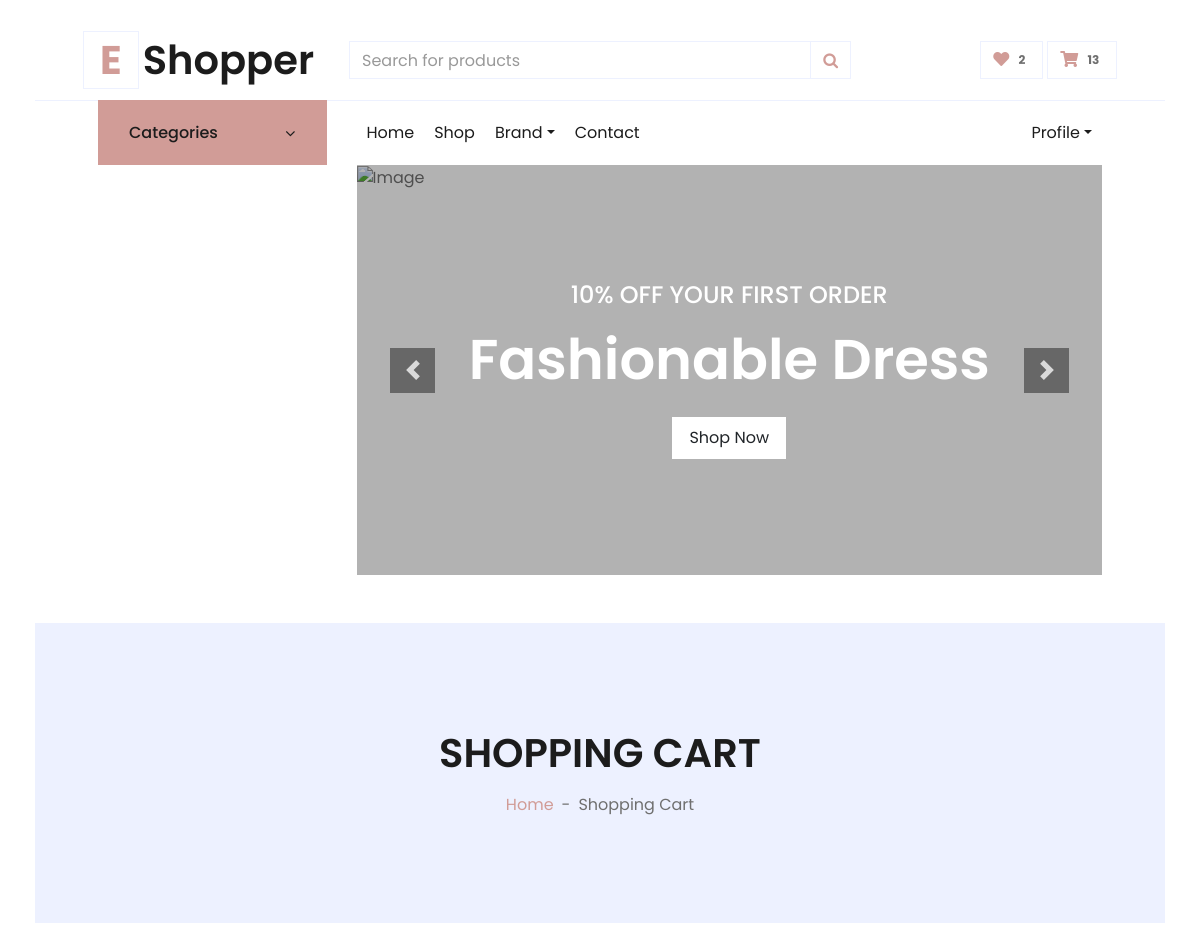
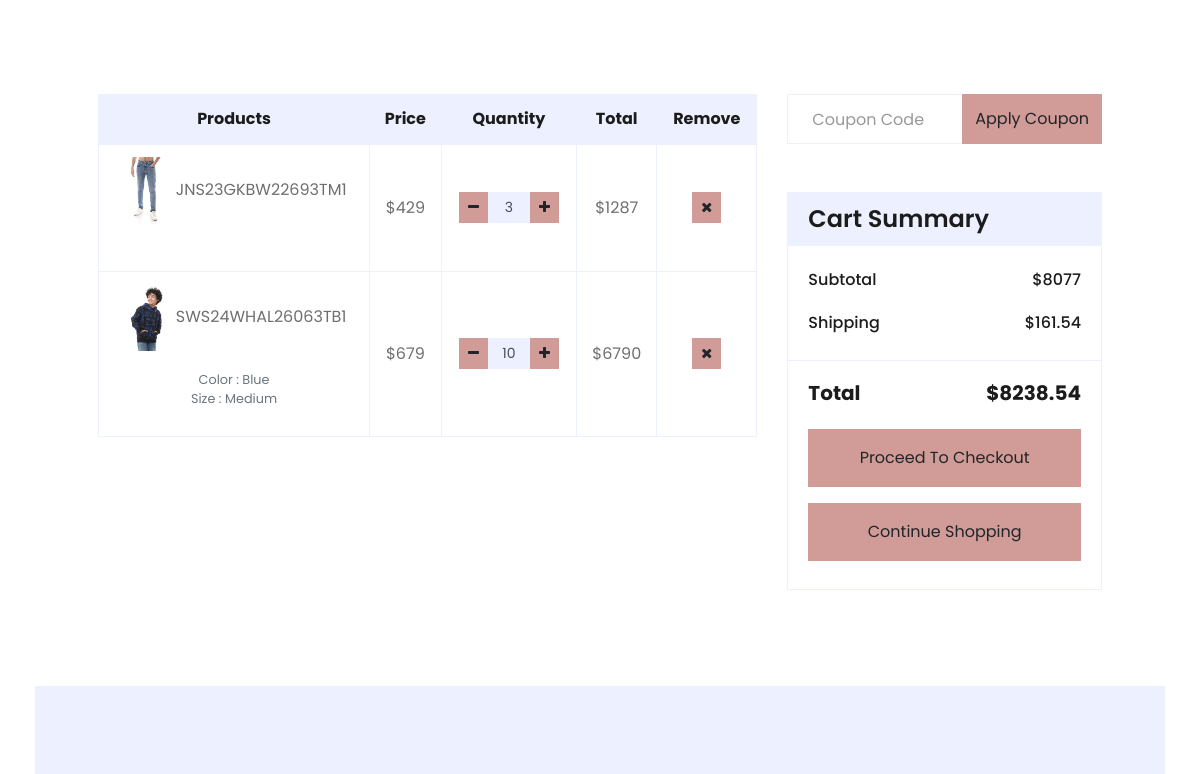
The page /cart/ (signed in, upper part) on the database as committed earlier (2 pictures, top to bottom).
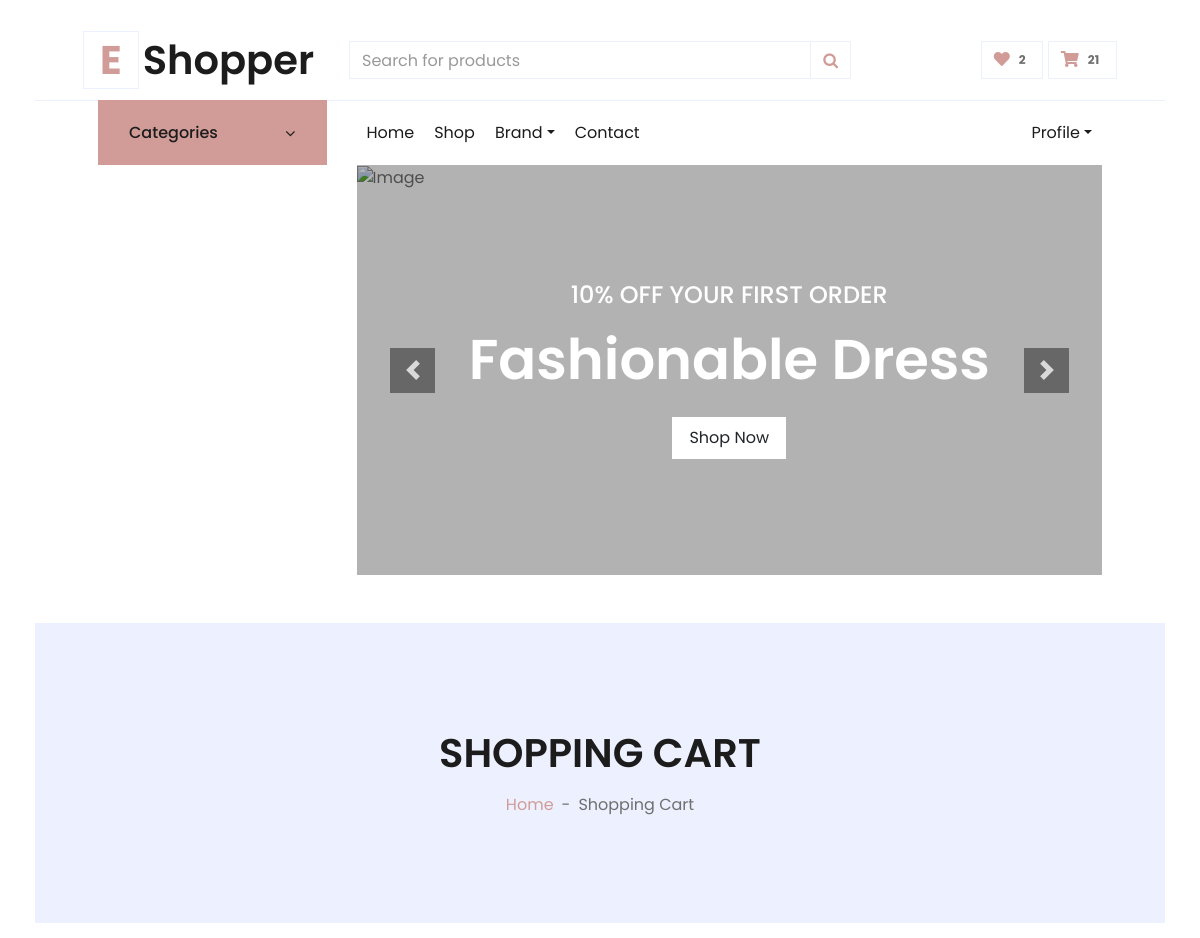
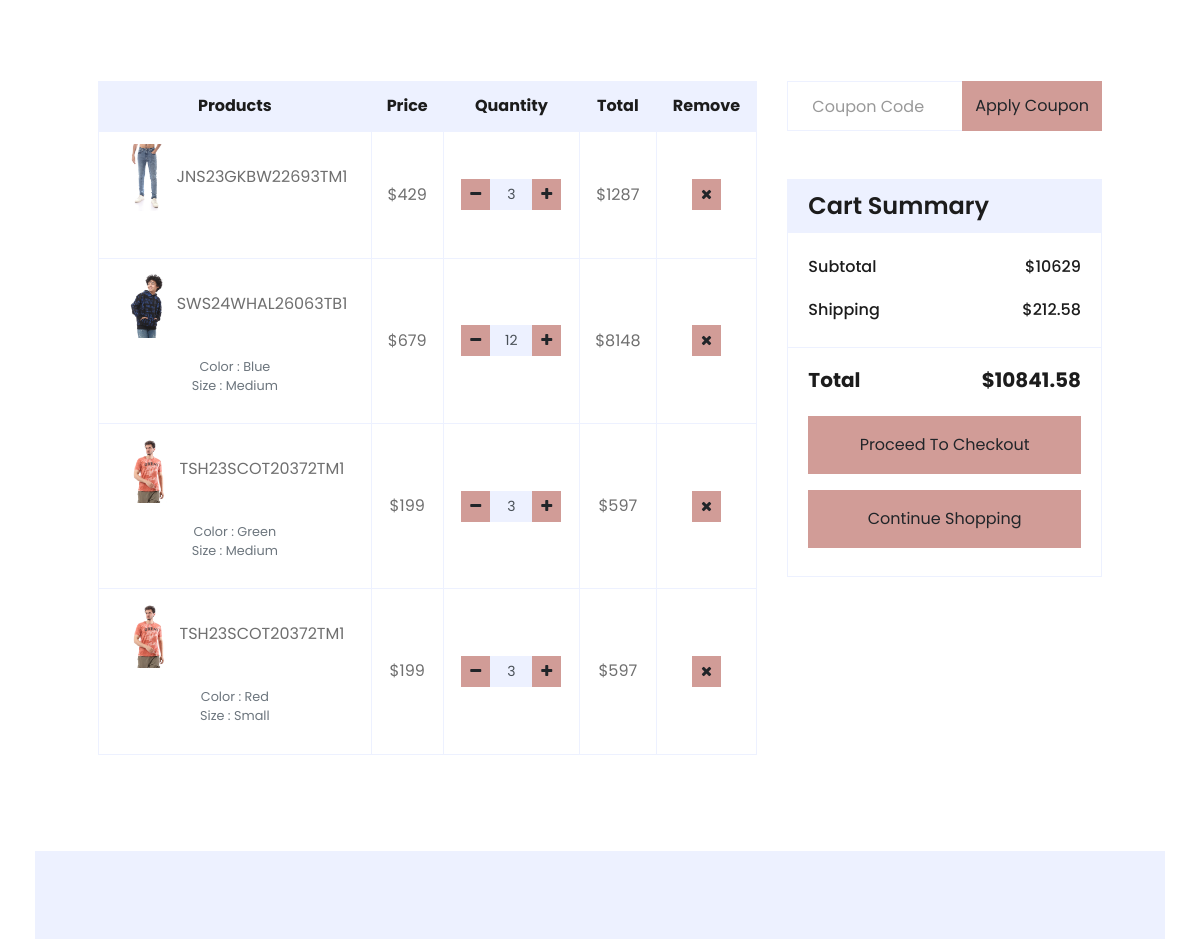
The same page on the database as committed later (2 pictures, top to bottom).
### carts/models.py (models this page shows)
class CartItem(models.Model):
    user = models.ForeignKey(User, on_delete=models.CASCADE , null=True)
    product = models.ForeignKey("product.Product", on_delete=models.CASCADE)
    variations = models.ManyToManyField("product.Variation",blank=True)
    cart = models.ForeignKey(Cart, on_delete=models.CASCADE , null=True)
    quantity = models.IntegerField()
    is_active = models.BooleanField(default=True)
    def sub_total(self):
        if self.product.discount:
            return self.product.discount * self.quantity
        else:
            return self.product.price * self.quantity
    def __str__(self):
        return str(self.product)

### product/models.py (models this page shows, shortened)
class Product(models.Model):
    name = models.CharField(max_length=100)
    image = models.ImageField(upload_to='product/')
    stock = models.IntegerField()
    price = models.IntegerField(default=0)
    discount = models.IntegerField(default=0)
    description = models.TextField(max_length=10000)
    like = models.ManyToManyField(User , blank=True,related_name='product_favourite')
    created_at = models.DateTimeField( default=timezone.now)
    category = models.ForeignKey('ProductCategory',verbose_name=('category'), on_delete=models.CASCADE ,default='')
    subcategory = models.ForeignKey("Subcategory" , on_delete=models.CASCADE ,default='')
    PRDBrand = models.ForeignKey('settings.Brand' ,related_name='product_brand', on_delete=models.CASCADE , blank=True, null=True ,verbose_name=_("Brand "))
    slug = models.SlugField(null=True,blank=True , unique=True)
    tags = TaggableManager()
    views = models.PositiveIntegerField(default=0)
    is_available = models.BooleanField(default=True)
    class Meta:
        ordering = ["name"]
    def __str__(self):
        return self.name

class Variation(models.Model):
    product = models.ForeignKey(Product,  on_delete=models.CASCADE)
    variation_category = models.CharField( max_length=200 , choices=variation_category_choice)
    variation_value = models.CharField( max_length=200 )
    is_active = models.BooleanField(default=True)
    created_at = models.DateTimeField(  auto_now_add=True)
    objects = VariationManager()

### carts/views.py (the view)
# urls.py: path('', cart ,name = 'cart'),
@login_required(login_url='login')
def cart(request,total=0 ,quantity=0,cart_items=None ):
    try:
        tax = 0
        grand_total=0
        offer = 0
        if request.user.is_authenticated:
             cart_items = CartItem.objects.filter(user=request.user,is_active=True)
        else:
            cart = Cart.objects.get(cart_id=_cart_id(request))
            cart_items = CartItem.objects.filter(cart=cart,is_active=True)
        for cart_item in cart_items:
            if cart_item.product.discount:
                total+=(cart_item.product.discount * cart_item.quantity)
                quantity+=cart_item.quantity
                offer = cart_item.product.discount / cart_item.product.price * 100
            else:
                total+=(cart_item.product.price * cart_item.quantity)
                quantity+=cart_item.quantity
        tax = (2 * total)/100
        grand_total = total+tax
    except Cart.DoesNotExist:
        pass
    context={
        'cart_items':cart_items,
        'total':total,
        'quantity':quantity,
        'tax':tax,
        'grand_total':grand_total,
        'offer':offer,
    }
    return render(request,'carts/cart.html',context)

### accounts/favourite_context.py (called while the page is built)
def counter(request):
    product_count = 0
    if request.user.is_authenticated:
        if 'admin' in request.path:
            return{}
        else :
            try :
                user_favourites = Product.objects.filter(like=request.user)
                product_count = user_favourites.count()
            except Product.DoesNotExist:
                product_count=0
    return dict(product_count=product_count)

### carts/cart_context.py (called while the page is built)
def counter(request):
    cart_count = 0
    if 'admin' in request.path:
        return{}
    else :
        try :
            cart = Cart.objects.filter(cart_id=_cart_id(request))
            if request.user.is_authenticated:
                cart_items= CartItem.objects.all().filter(user=request.user)
            else:
                cart_items = CartItem.objects.all().filter(cart=cart[:1])
            for cart_item in cart_items:
                cart_count+=cart_item.quantity
        except Cart.DoesNotExist:
            cart_count=0
    return dict(cart_count=cart_count)

### carts/views.py (called while the page is built)
def _cart_id(request):
    cart = request.session.session_key
    if not cart:
        cart = request.session.create()
    return cart

### product/models.py (called while the page is built)
    def __str__(self):
        return self.name

### carts/templates/carts/cart.html (shortened to what the changed rows need)
{% extends 'base.html' %}
{% load static %}
{% block body %}
<div class="container-fluid bg-secondary mb-5">
    <div class="d-flex flex-column align-items-center justify-content-center" style="min-height: 300px">
        <h1 class="font-weight-semi-bold text-uppercase mb-3">Shopping Cart</h1>
    </div>
</div>
{% if not cart_items %}
<h2 class="text-center">Your Shoping Cart Is Empty</h2>
<div class="text-center">
    <a href="{% url 'product:product_list'%}" class="btn btn-primary px-3">Continue Shopping</a>
</div>
{% else %}
<div class="container-fluid pt-5">
    <div class="row px-xl-5">
        <div class="col-lg-8 table-responsive mb-5">
            <table class="table table-bordered text-center mb-0">
                <thead class="bg-secondary text-dark">
                    <tr>
                        <th>Products</th>
                        <th>Price</th>
                        <th>Quantity</th>
                        <th>Total</th>
                        <th>Remove</th>
                    </tr>
                </thead>
                <tbody class="align-middle">
                    {% for cart_item in cart_items %}
                    <tr>
                        <td class="align-middle"><img src="{{cart_item.product.image.url}}" alt="" style="width: 50px;">
                            {{cart_item}}<p class="text-muted small"><br>
                                {% if cart_item.variations.all %}
                                {% for item in cart_item.variations.all  %}
                                {{item.variation_category|capfirst}} :
                                {{item.variation_value|capfirst}}<br>
                                {% endfor %}
                                {% endif %}
                            </p>
                        </td>
                        {% if cart_item.product.discount %}
                        <td class="align-middle">${{cart_item.product.discount}}</td>
                        {% else %}
                        <td class="align-middle">${{cart_item.product.price}}</td>
                        {% endif %}
                        <td class="align-middle">
                            <div class="input-group quantity mx-auto" style="width: 100px;">
                                <div class="input-group-btn">
                                    <a href="{% url 'carts:remove_cart' cart_item.product.id  cart_item.id%}"
                                        class="btn btn-sm btn-primary btn-minus">
                                        <i class="fa fa-minus"></i>
                                    </a>
                                </div>
                                <input type="text" class="form-control form-control-sm bg-secondary text-center"
                                    value="{{cart_item.quantity}}">
                                <div class="input-group-btn">
                                    <form action="{% url 'carts:add_cart' cart_item.product.id %}" method="POST">
                                        <button class="btn btn-sm btn-primary btn-plus" type="submit"> <i
                                                class="fa fa-plus"></i> </button>
                                    </form>
                                </div>
                            </div>
                        </td>
                        <td class="align-middle">${{cart_item.sub_total}}</td>
                        <td class="align-middle"><a
                                href="{% url 'carts:remove_cart_item' cart_item.product.id cart_item.id%}"
                                onclick="return confirm('Are You Sure You Want To Delete This Item ?')"
                                class="btn btn-sm btn-primary"><i class="fa fa-times"></i></a></td>
                    </tr>
                    {% endfor %}
                </tbody>
            </table>
        </div>
        <div class="col-lg-4">
            <form class="mb-5" action="">
                <div class="input-group">
                    <input type="text" class="form-control p-4" placeholder="Coupon Code">
                    <div class="input-group-append">
                        <button class="btn btn-primary">Apply Coupon</button>
                    </div>
                </div>
            </form>
            <div class="card border-secondary mb-5">
                <div class="card-header bg-secondary border-0">
                    <h4 class="font-weight-semi-bold m-0">Cart Summary</h4>
                </div>
                <div class="card-body">
                    <div class="d-flex justify-content-between mb-3 pt-1">
                        <h6 class="font-weight-medium">Subtotal</h6>
                        <h6 class="font-weight-medium">${{total}}</h6>
                    </div>
                    <div class="d-flex justify-content-between">
                        <h6 class="font-weight-medium">Shipping</h6>
                        <h6 class="font-weight-medium">${{tax}}</h6>
                    </div>
                </div>
                <div class="card-footer border-secondary bg-transparent">
                    <div class="d-flex justify-content-between mt-2">
                        <h5 class="font-weight-bold">Total</h5>
                        <h5 class="font-weight-bold">${{grand_total}}</h5>
                    </div>
                    <a href="{% url 'carts:checkout'%}" class="btn btn-block btn-primary my-3 py-3">Proceed To
                        Checkout</a>
                    <a href="{% url 'product:product_list'%}" class="btn btn-block btn-primary my-3 py-3">Continue
                        Shopping</a>
                </div>
            </div>
        </div>
    </div>
</div>
{% endif %}
{% endblock body %}

### templates/base.html (shortened to what the changed rows need)
{% load static %}
<!DOCTYPE html>
<html lang="en">
<head>
    <link href="https://cdnjs.cloudflare.com/ajax/libs/font-awesome/5.10.0/css/all.min.css" rel="stylesheet">
    <link rel="stylesheet" href="https://cdnjs.cloudflare.com/ajax/libs/font-awesome/4.7.0/css/font-awesome.min.css">
    <link href="{% static 'lib4/owlcarousel/assets/owl.carousel.min.css'%}" rel="stylesheet">
    <link href="{% static 'css4/style.css'%}" rel="stylesheet">
    <link href="{% static 'css4/review.css'%}" rel="stylesheet">
    <link href="{% static 'css4/custom.css'%}" rel="stylesheet">
</head>
<body>
    <div class="container-fluid">
        <div class="row align-items-center py-3 px-xl-5">
            <div class="col-lg-3 d-none d-lg-block">
                <a href="/" class="text-decoration-none">
                    <h1 class="m-0 display-5 font-weight-semi-bold"><span
                            class="text-primary font-weight-bold border px-3 mr-1">E</span>{{myfooter.site_name}}</h1>
                </a>
            </div>
            {% if user.is_authenticated %}
            <div class="col-lg-3 col-6 text-right">
                {% endif %}
                <a href="{% url 'carts:cart'%}" class="btn border">
                    <i class="fas fa-shopping-cart text-primary"></i>
                    <span class="badge">{{cart_count}}</span>
                </a>
            </div>
        </div>
        {% block body %}
        {% endblock body %}
</body>
</html>

Rows that differ between the two databases and show on the page:
changed CartItem "SWS24WHAL26063TB1": quantity "10" → "12"; sub_total "6790" → "8148"
added CartItem: product.image (picture), product.name "TSH23SCOT20372TM1", product.discount "199", quantity "3", sub_total "597"
added Variation: variation_category "Color", variation_value "Green", shown under "TSH23SCOT20372TM1"
added Variation: variation_category "Size", variation_value "Medium", shown under "TSH23SCOT20372TM1"
added CartItem: product.image (picture), product.name "TSH23SCOT20372TM1", product.discount "199", quantity "3", sub_total "597"
added Variation: variation_category "Color", variation_value "Red", shown under "TSH23SCOT20372TM1"
added Variation: variation_category "Size", variation_value "Small", shown under "TSH23SCOT20372TM1"
Other text that changed with them:
{{ cart_count }}: "13" → "21"
{{ total }}: "8077" → "10629"
{{ tax }}: "161.54" → "212.58"
{{ grand_total }}: "8238.54" → "10841.58"
